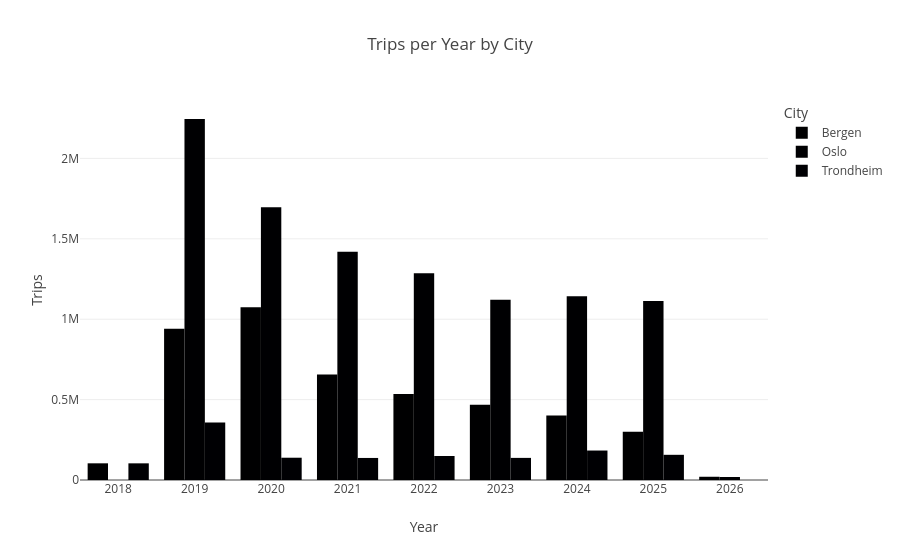

Here is the notebook cell this chart was saved with:
### Code cell
fig = px.bar(
    yearly,
    x='year',
    y='trips',
    color='city_name',
    barmode='group',
    title='Trips per Year by City',
    labels={'year': 'Year', 'trips': 'Trips', 'city_name': 'City'},
)
fig.update_layout(plot_bgcolor='white', legend_title_text='City')
fig.update_xaxes(type='category')
fig.show()

### Figure 1 — Plotly figure (JSON) as saved in the notebook; plotly's stock layout.template omitted (floating-point values rounded to 4 significant figures)
{"data": [{"alignmentgroup": "True", "hovertemplate": "City=Bergen<br>Year=%{x}<br>Trips=%{y}<extra></extra>", "legendgroup": "Bergen", "marker": {"color": "#000001", "pattern": {"shape": ""}}, "name": "Bergen", "offsetgroup": "Bergen", "orientation": "v", "showlegend": true, "textposition": "auto", "type": "bar", "x": [2018, 2019, 2020, 2021, 2022, 2023, 2024, 2025, 2026], "xaxis": "x", "y": [103744, 940004, 1074590, 656883, 535316, 467861, 401851, 299564, 20156], "yaxis": "y"}, {"alignmentgroup": "True", "hovertemplate": "City=Oslo<br>Year=%{x}<br>Trips=%{y}<extra></extra>", "legendgroup": "Oslo", "marker": {"color": "#000002", "pattern": {"shape": ""}}, "name": "Oslo", "offsetgroup": "Oslo", "orientation": "v", "showlegend": true, "textposition": "auto", "type": "bar", "x": [2019, 2020, 2021, 2022, 2023, 2024, 2025, 2026], "xaxis": "x", "y": [2245247, 1696054, 1419284, 1286158, 1121660, 1143379, 1113304, 18557], "yaxis": "y"}, {"alignmentgroup": "True", "hovertemplate": "City=Trondheim<br>Year=%{x}<br>Trips=%{y}<extra></extra>", "legendgroup": "Trondheim", "marker": {"color": "#000003", "pattern": {"shape": ""}}, "name": "Trondheim", "offsetgroup": "Trondheim", "orientation": "v", "showlegend": true, "textposition": "auto", "type": "bar", "x": [2018, 2019, 2020, 2021, 2022, 2023, 2024, 2025], "xaxis": "x", "y": [103620, 357352, 138556, 137139, 149315, 137518, 183296, 156674], "yaxis": "y"}], "layout": {"barmode": "group", "legend": {"title": {"text": "City"}, "tracegroupgap": 0}, "plot_bgcolor": "white", "title": {"text": "Trips per Year by City"}, "xaxis": {"anchor": "y", "domain": [0, 1], "title": {"text": "Year"}, "type": "category"}, "yaxis": {"anchor": "x", "domain": [0, 1], "title": {"text": "Trips"}}}}
